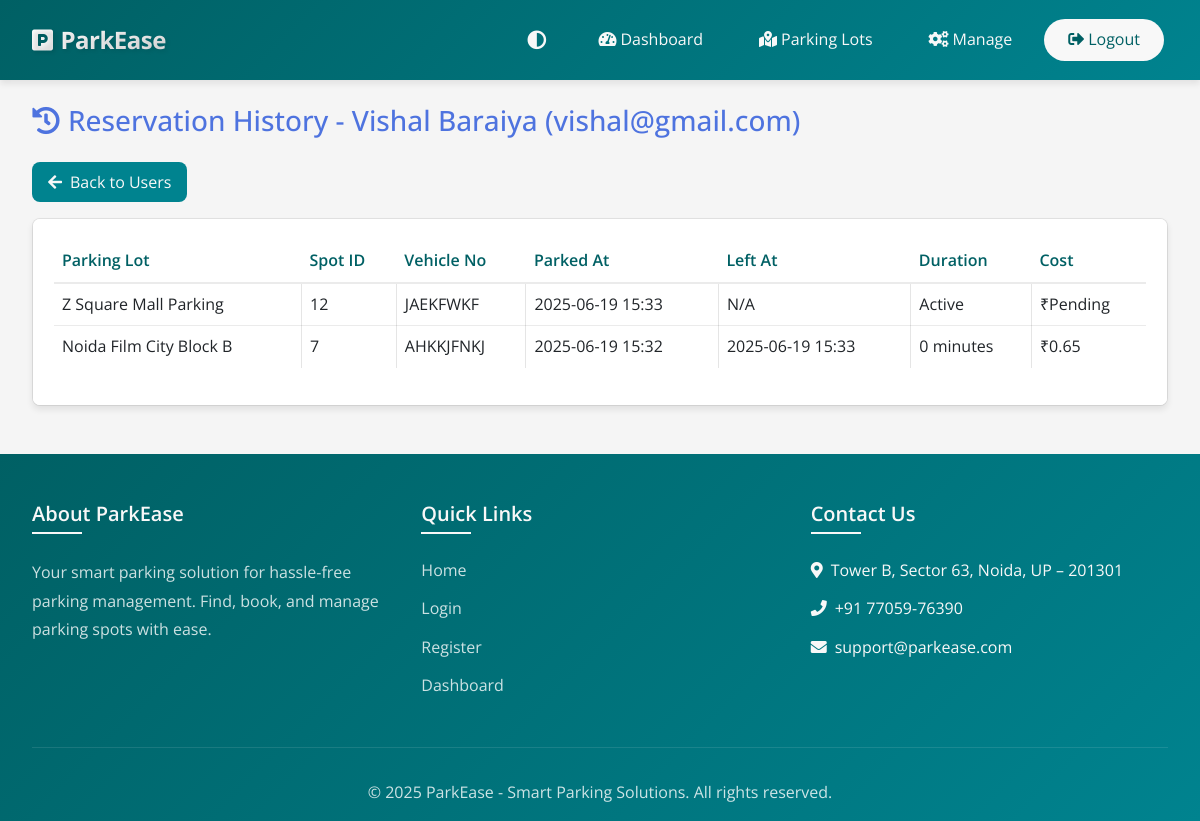
Page /admin/user/2/reservations (signed in) on the earlier database version.
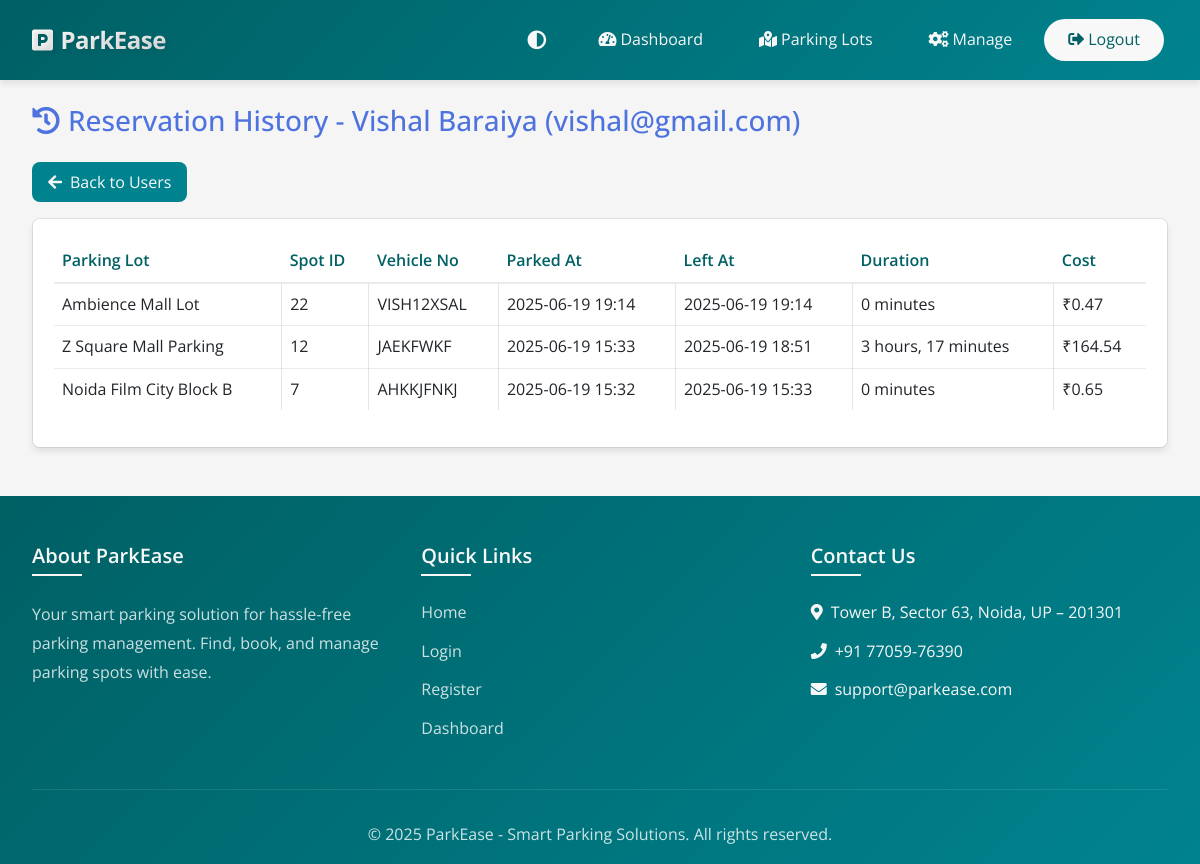
Same page on the later database version.
### models.py (models this page shows, shortened)
class User(UserMixin, db.Model):
    __tablename__ = 'users'
    id = db.Column(db.Integer, primary_key=True)
    email = db.Column(db.String(120), unique=True, nullable=False)
    password_hash = db.Column(db.String(128))
    name = db.Column(db.String(100), nullable=False)
    address = db.Column(db.String(200), nullable=False)
    pincode = db.Column(db.String(10), nullable=False)
    created_at = db.Column(db.DateTime, default=datetime.utcnow)
    user_type = db.Column(db.String(20), default='user')
    reservations = db.relationship('Reservation', backref='user', lazy=True)

class Reservation(db.Model):
    __tablename__ = 'reservations'
    id = db.Column(db.Integer, primary_key=True)
    spot_id = db.Column(db.Integer, db.ForeignKey('parking_spots.id'), nullable=False)
    user_id = db.Column(db.Integer, db.ForeignKey('users.id'), nullable=False)
    vehicle_number = db.Column(db.String(20), nullable=False)
    parking_timestamp = db.Column(db.DateTime, nullable=False, default=datetime.utcnow)
    expected_end_time = db.Column(db.DateTime, nullable=True)
    leaving_timestamp = db.Column(db.DateTime, nullable=True)
    parking_cost = db.Column(db.Float, nullable=True)
    payment_status = db.Column(db.String(20), nullable=True)
    payment_mode = db.Column(db.String(20), nullable=True)
    payment_time = db.Column(db.DateTime, nullable=True)
    force_released = db.Column(db.Boolean, nullable=True, default=False)

class ParkingLot(db.Model):
    __tablename__ = 'parking_lots'
    id = db.Column(db.Integer, primary_key=True)
    prime_location_name = db.Column(db.String(100), nullable=False)
    price = db.Column(db.Float, nullable=False)  # Price per hour
    address = db.Column(db.String(200), nullable=False)
    pincode = db.Column(db.Integer, nullable=False)
    max_spots = db.Column(db.Integer, nullable=False)
    created_at = db.Column(db.DateTime, default=datetime.utcnow)
    spots = db.relationship('ParkingSpot', backref='parking_lot', lazy=True, cascade='all, delete-orphan')

class ParkingSpot(db.Model):
    __tablename__ = 'parking_spots'
    id = db.Column(db.Integer, primary_key=True)
    lot_id = db.Column(db.Integer, db.ForeignKey('parking_lots.id'), nullable=False)
    status = db.Column(db.String(1), nullable=False, default='A')  # A = Available, O = Occupied
    reservations = db.relationship('Reservation', backref='parking_spot', lazy=True)

### routes/admin/users.py (the view)
@admin_bp.route('/user/<int:user_id>/reservations')
@login_required
def admin_user_reservation_history(user_id):
    if session.get('user_type') != 'admin':
        flash('Access denied', 'danger')
        return redirect(url_for('main.index'))
    try:
        user = User.query.get_or_404(user_id)
        reservations = db.session.query(
            Reservation, ParkingSpot, ParkingLot
        ).join(
            ParkingSpot, Reservation.spot_id == ParkingSpot.id
        ).join(
            ParkingLot, ParkingSpot.lot_id == ParkingLot.id
        ).filter(
            Reservation.user_id == user_id
        ).order_by(
            Reservation.parking_timestamp.desc()
        ).all()
        return render_template('admin_user_reservations.html', user=user, reservations=reservations)
    except Exception as e:
        print('Admin user reservation history error:', e)
        traceback.print_exc()
        flash('An error occurred while loading reservation history', 'danger')
        return redirect(url_for('admin.admin_users'))

### app.py (called while the page is built)
@login_manager.user_loader
def load_user(user_id):
    if session.get('user_type') == 'admin':
        return Admin.query.get(int(user_id))
    return User.query.get(int(user_id))

### utils.py (called while the page is built)
def utc_to_ist(utc_dt):
    if utc_dt is None:  # this will convert utc datetime into ist datetime
        return None
    if utc_dt.tzinfo is None:
        utc_dt = timezone('UTC').localize(utc_dt)
    ist = timezone('Asia/Kolkata')
    return utc_dt.astimezone(ist)

def format_ist_datetime(utc_dt, format='%Y-%m-%d %H:%M'):
    if utc_dt is None:
        return 'N/A'
    ist_dt = utc_to_ist(utc_dt)
    return ist_dt.strftime(format)

### templates/admin_user_reservations.html
{% extends 'base.html' %}
{% block content %}
<div class="container mt-4">
    <h3 class="mb-4 text-primary"><i class="fas fa-history me-2"></i>Reservation History - {{ user.name }} ({{ user.email }})</h3>
    <a href="{{ url_for('admin.admin_users') }}" class="btn btn-secondary mb-3"><i class="fas fa-arrow-left me-2"></i>Back to Users</a>
    <div class="card mb-5">
        <div class="card-body">
            <div class="table-responsive">
                <table class="table table-hover">
                    <thead>
                        <tr>
                            <th>Parking Lot</th>
                            <th>Spot ID</th>
                            <th>Vehicle No</th>
                            <th>Parked At</th>
                            <th>Left At</th>
                            <th>Duration</th>
                            <th>Cost</th>
                        </tr>
                    </thead>
                    <tbody>
                        {% if reservations|length == 0 %}
                        <tr>
                            <td colspan="7" class="text-center text-muted">No reservation history found.</td>
                        </tr>
                        {% else %}
                        {% for reservation, spot, lot in reservations %}
                        <tr>
                            <td>{{ lot.prime_location_name }}</td>
                            <td>{{ spot.id }}</td>
                            <td>{{ reservation.vehicle_number or 'N/A' }}</td>
                            <td>{{ format_ist_datetime(reservation.parking_timestamp) }}</td>
                            <td>{{ format_ist_datetime(reservation.leaving_timestamp) }}</td>
                            <td>
                                {% if reservation.leaving_timestamp %}
                                    {% set duration = (reservation.leaving_timestamp - reservation.parking_timestamp).total_seconds() // 60 %}
                                    {% if duration < 60 %}
                                        {{ duration|int }} minutes
                                    {% else %}
                                        {{ (duration // 60)|int }} hours, {{ (duration % 60)|int }} minutes
                                    {% endif %}
                                {% else %}
                                    Active
                                {% endif %}
                            </td>
                            <td>₹{{ reservation.parking_cost or 'Pending' }}</td>
                        </tr>
                        {% endfor %}
                        {% endif %}
                    </tbody>
                </table>
            </div>
        </div>
    </div>
</div>
{% endblock %}

### templates/base.html (shortened to what this page needs)
<!DOCTYPE html>
<html lang="en">
<head>
    <link href="https://cdn.jsdelivr.net/npm/bootstrap@5.3.0-alpha1/dist/css/bootstrap.min.css" rel="stylesheet">
    <link rel="stylesheet" href="https://cdn.jsdelivr.net/npm/bootstrap-icons@1.11.3/font/bootstrap-icons.min.css">
    <link rel="stylesheet" href="https://cdnjs.cloudflare.com/ajax/libs/font-awesome/5.15.4/css/all.min.css">
    <link rel="stylesheet" href="{{ url_for('static', filename='css/style.css') }}">
    <link rel="stylesheet" href="{{ url_for('static', filename='css/admin.css') }}">
</head>
<body>
    <nav class="navbar navbar-expand-lg navbar-dark sticky-top">
        <div class="container">
            <a class="navbar-brand" href="{{ url_for('main.index') }}">
                <i class="fas fa-parking"></i>
                ParkEase
            </a>
            <div class="collapse navbar-collapse" id="navbarNav">
                <ul class="navbar-nav ms-auto align-items-center">
                    <li class="nav-item me-3">
                        <button class="theme-toggle" id="themeToggle" title="Toggle Dark Mode">
                            <i class="fas fa-adjust"></i>
                        </button>
                    </li>
                    {% if current_user.is_authenticated %}
                        {% if session.get('user_type') == 'admin' %}
                            <li class="nav-item">
                                <a class="nav-link px-3" href="{{ url_for('admin.admin_dashboard') }}">
                                    <i class="fas fa-tachometer-alt me-1"></i>Dashboard
                                </a>
                            </li>
                            <li class="nav-item">
                                <a class="nav-link px-3" href="{{ url_for('admin.admin_parking_lots') }}">
                                    <i class="fas fa-map-marked-alt me-1"></i>Parking Lots
                                </a>
                            </li>
                            <li class="nav-item dropdown manage-dropdown">
                                <a class="nav-link px-3 dropdown-toggle" href="#" id="manageDropdown" role="button" data-bs-toggle="dropdown" aria-expanded="false">
                                    <i class="fas fa-cogs me-1"></i>Manage
                                </a>
                            </li>
                            <li class="nav-item">
                                <a class="nav-link px-3" href="{{ url_for('main.logout') }}">
                                    <i class="fas fa-sign-out-alt me-1"></i>Logout
                                </a>
                            </li>
                        {% endif %}
                    {% endif %}
                </ul>
            </div>
        </div>
    </nav>
    <div class="main-content">
        {% block content %}{% endblock %}
    </div>
    <footer class="footer">
        <div class="container">
            <div class="footer-content">
                <div class="footer-section">
                    <h5>About ParkEase</h5>
                    <p>Your smart parking solution for hassle-free parking management. Find, book, and manage parking spots with ease.</p>
                </div>
                <div class="footer-section">
                    <h5>Quick Links</h5>
                    <ul>
                        <li><a href="{{ url_for('main.index') }}">Home</a></li>
                        <li><a href="{{ url_for('main.login') }}">Login</a></li>
                        <li><a href="{{ url_for('main.register') }}">Register</a></li>
                        {% if current_user.is_authenticated %}
                            <li><a href="{{ url_for('user.user_dashboard' if session.get('user_type') == 'user' else 'admin.admin_dashboard') }}">Dashboard</a></li>
                        {% endif %}
                    </ul>
                </div>
                <div class="footer-section">
                    <h5>Contact Us</h5>
                    <ul>
                        <li><i class="fas fa-map-marker-alt me-2"></i>Tower B, Sector 63, Noida, UP – 201301</li>
                        <li><i class="fas fa-phone me-2"></i>+91 77059-76390</li>
                        <li><i class="fas fa-envelope me-2"></i>support@parkease.com</li>
                    </ul>
                </div>
            </div>
            <div class="copyright">
                <p class="mb-0">&copy; 2025 ParkEase - Smart Parking Solutions. All rights reserved.</p>
            </div>
        </div>
    </footer>
</body>
</html>

### static/css/style.css (style rules this page uses)
body { font-family: 'Open Sans', sans-serif; min-height: 100vh; display: flex; flex-direction: column; color: var(--text-color); line-height: 1.6; background-color: var(--body-bg); }
.navbar { background: linear-gradient(135deg, var(--primary-color) 0%, var(--secondary-color) 100%); padding: 1rem 0; box-shadow: var(--box-shadow); }
.navbar .nav-link { color: var(--white) !important; text-decoration: none !important; border-radius: 50px; padding: 0.5rem 1.5rem !important; transition: all 0.3s ease; margin: 0 0.25rem; position: relative; }
.navbar .nav-item:last-child .nav-link { background-color: var(--white); color: var(--primary-color) !important; }
.navbar-nav .nav-link::after { display: none !important; }
.card { position: relative; border: 1.5px solid rgba(0,0,0,0.08) !important; border-radius: var(--border-radius); transition: all 0.3s ease; background-clip: padding-box; overflow: hidden; box-shadow: 0 2px 8px rgba(0,0,0,0.03); }
.card-body { position: relative; background-color: var(--card-bg); }
.card, .dashboard-card, .parking-lot-card .card, .admin-card, .modal-content { border-radius: var(--border-radius) !important; }
.card::before, .card::after, .dashboard-card::before, .dashboard-card::after, .parking-lot-card .card::before, .parking-lot-card .card::after, .admin-card::before, .admin-card::after, .modal-content::before, .modal-content::after { display: none !important; }
.card, .dashboard-card, .parking-lot-card .card, .admin-card, .modal-content { background-color: var(--card-bg); }
.card-body { padding: 1.25rem; }
.table { border: 1px solid rgba(0, 0, 0, 0.1); border-radius: var(--border-radius); overflow: hidden; background-color: var(--table-bg); color: var(--text-color); }
.table th { border-bottom: 1px solid rgba(0, 0, 0, 0.1); background-color: var(--table-bg); color: var(--primary-color); font-weight: 600; }
.table td { border-bottom: 1px solid rgba(0, 0, 0, 0.1); border-right: 1px solid rgba(0, 0, 0, 0.1); }
.table td:last-child { border-right: none; }
.table tr:last-child td { border-bottom: none; }
.btn { background-color: var(--primary-color); color: var(--white); border: none; padding: 0.5rem 1rem; border-radius: var(--border-radius); text-decoration: none; transition: all 0.3s ease; }
.btn-secondary { background-color: var(--secondary-color); color: var(--white); text-decoration: none; }
.text-primary { color: #4e73df !important; }
.fas, .far, .fab { display: inline-block; font-style: normal; font-variant: normal; text-rendering: auto; -webkit-font-smoothing: antialiased; line-height: 1; }
.card, .btn, .nav-link { transition: all 0.3s ease; }
.table tbody tr { transition: background-color 0.3s ease; }
.navbar-nav .nav-link { position: relative; transition: color 0.3s ease; }
.navbar-nav .nav-link::after { content: ''; position: absolute; bottom: 0; left: 50%; width: 0; height: 2px; background: var(--primary-color); transition: all 0.3s ease; transform: translateX(-50%); }
html { scroll-behavior: smooth; }
.btn { position: relative; overflow: hidden; }
.btn::after { content: ''; position: absolute; top: 50%; left: 50%; width: 5px; height: 5px; background: rgba(255, 255, 255, 0.5); opacity: 0; border-radius: 100%; transform: scale(1, 1) translate(-50%); transform-origin: 50% 50%; }
.theme-toggle { background: none; border: none; color: var(--white); font-size: 1.2rem; cursor: pointer; padding: 0.5rem; }
.navbar .nav-link, .navbar .nav-link:hover, .navbar .nav-link:focus, .navbar .nav-link:active, .navbar .nav-link.active { text-decoration: none !important; outline: none !important; box-shadow: none !important; }
.navbar-nav .nav-link { text-decoration: none !important; }
:root { --primary-color: #006064; --primary-hover: #00838f; --secondary-color: #546e7a; --success-color: #2e7d32; --danger-color: #c62828; --warning-color: #f57f17; --info-color: #0277bd; --light-color: #f5f5f5; --dark-color: #263238; --body-bg: #ffffff; --card-bg: #ffffff; --text-color: #37474f; --text-muted: #607d8b; --border-color: rgba(0, 0, 0, 0.15); --border-hover: rgba(0, 0, 0, 0.25); --box-shadow: 0 2px 4px rgba(0, 0, 0, 0.1); --box-shadow-hover: 0 4px 8px rgba(0, 0, 0, 0.15); --border-radius: 8px; --transition-speed: 0.3s; }
.card-body { border-radius: 0; overflow: hidden; }
.card-body { flex: 1; overflow: hidden; }

### static/css/admin.css (style rules this page uses)
body { font-family: 'Open Sans', sans-serif; }

Differences in the rows shown:
added Reservation: prime_location_name "Ambience Mall Lot", id "22", vehicle_number "VISH12XSAL", parking_timestamp "2025-06-19 19:14", leaving_timestamp "2025-06-19 19:14", force_released "0", parking_cost "0.47"
changed Reservation "JAEKFWKF": leaving_timestamp "N/A" → "2025-06-19 18:51"; value (not shown) → "3"; value (not shown) → "17"; parking_cost "Pending" → "164.54"; leaving_timestamp "Active" → "hours, minutes"
